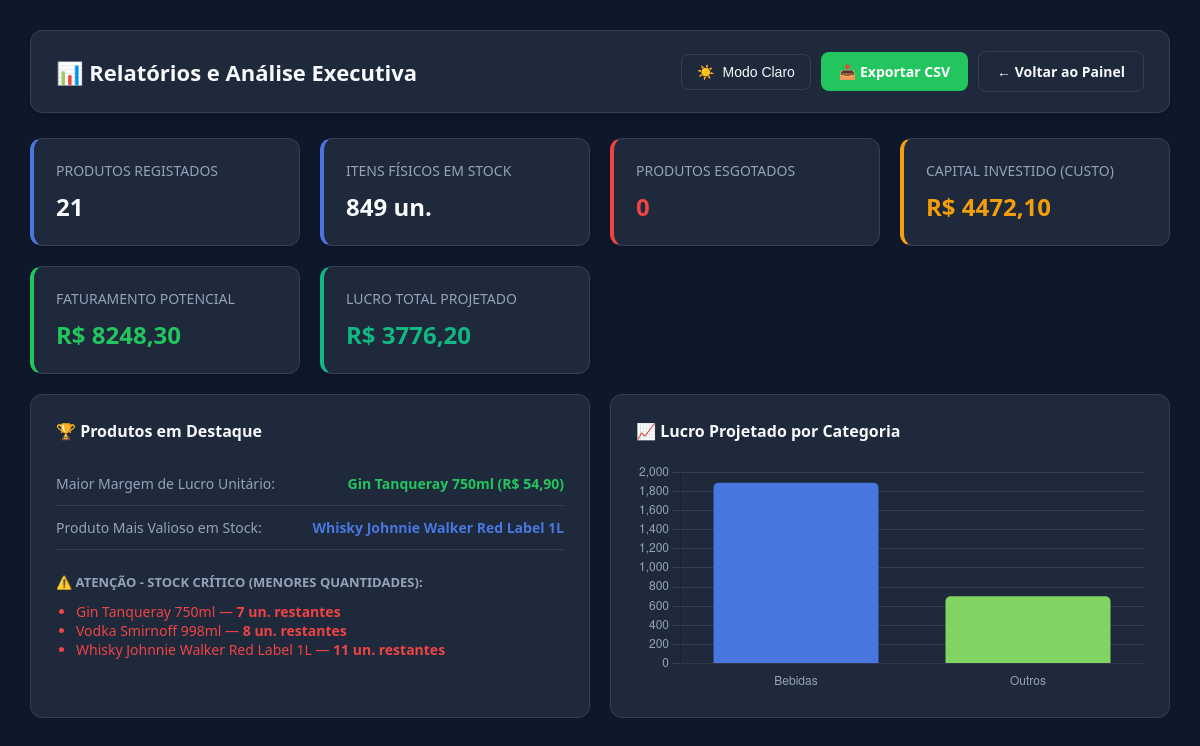
/relatorios/ (signed in), run on an earlier commit of the app's database.
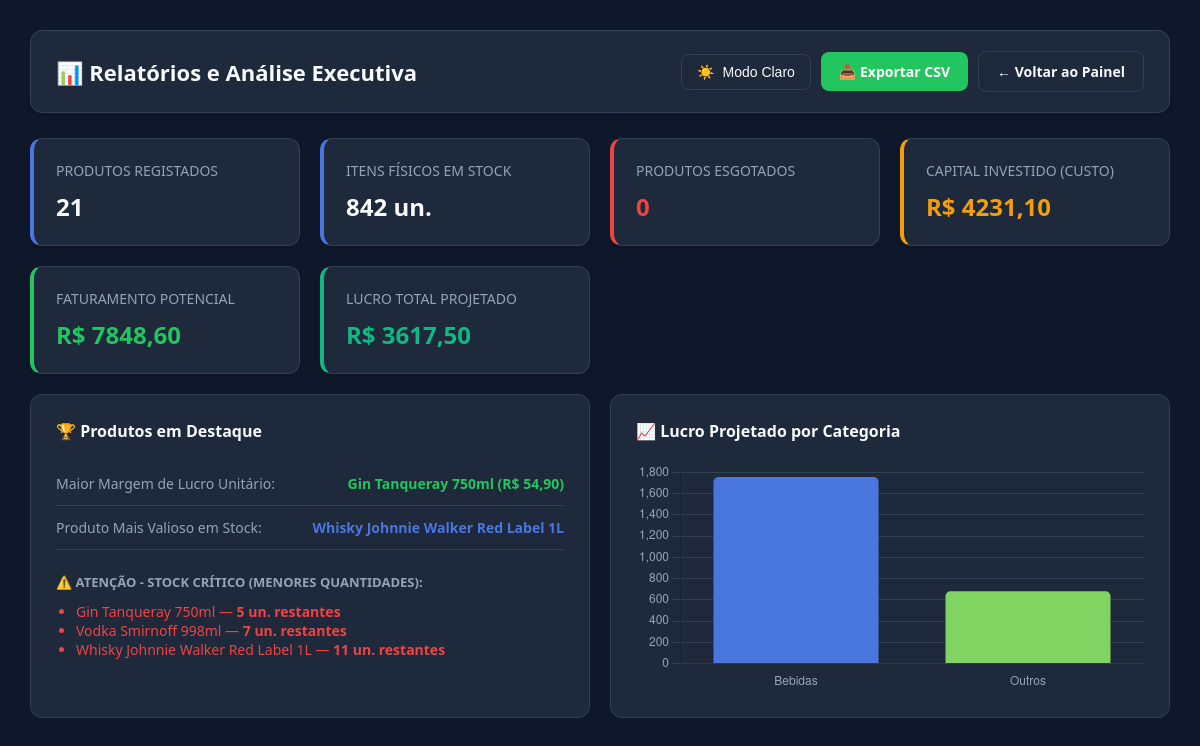
And on a later commit of the database.
### core/models.py (models this page shows, shortened)
class Produto(models.Model):
    CATEGORIAS_CHOICES = (
        ('Bebidas', 'Bebidas'),
        ('Alimentos', 'Alimentos'),
        ('Limpeza', 'Limpeza'),
        ('Eletrónicos', 'Eletrónicos'),
        ('Outros', 'Outros'),
    )
    name = models.CharField(max_length=100)
    preco_custo = models.DecimalField(max_digits=10, decimal_places=2)
    preco = models.DecimalField(max_digits=10, decimal_places=2)
    quantidade_estoque = models.IntegerField()
    categoria = models.CharField(
        max_length=50,
        choices=CATEGORIAS_CHOICES,
        default='Outros'
    )
    @property
    def lucro_unitario(self):
        return self.preco - self.preco_custo

### core/views.py (the view)
    def wrapper(request, *args, **kwargs):
        if not request.user.is_authenticated:
            return redirect('login')
        if not request.user.is_staff:
            messages.error(request, 'Você não tem permissão para acessar esta página.')
            return redirect('minha_home')
        return view_func(request, *args, **kwargs)

### core/views.py (called while the page is built)
def staff_required(view_func):
    def wrapper(request, *args, **kwargs):
        if not request.user.is_authenticated:
            return redirect('login')
        if not request.user.is_staff:
            messages.error(request, 'Você não tem permissão para acessar esta página.')
            return redirect('minha_home')
        return view_func(request, *args, **kwargs)
    return wrapper

### core/templates/core/relatorios.html (shortened to what this page needs)
<!DOCTYPE html>
<html lang="pt-br" data-theme="dark">
<head>
</head>
<body>
    <div class="header-nav">
        <h1>📊 Relatórios e Análise Executiva</h1>
        <div class="header-actions">
            <button id="btn-themeToggle" class="btn-theme">
                <span id="theme-icon">☀️</span> <span id="theme-text">Modo Claro</span>
            </button>
            <a href="{% url 'exportar_csv' %}" class="btn btn-success">📥 Exportar CSV</a>
            <a href="{% url 'minha_home' %}" class="btn btn-outline">← Voltar ao Painel</a>
        </div>
    </div>
    <div class="grid-reports">
        <div class="card">
            <h3>Produtos Registados</h3>
            <div class="value">{{ total_produtos_cadastrados }}</div>
        </div>
        <div class="card">
            <h3>Itens Físicos em Stock</h3>
            <div class="value">{{ total_itens_estoque }} un.</div>
        </div>
        <div class="card card-red">
            <h3>Produtos Esgotados</h3>
            <div class="value">{{ produtos_esgotados }}</div>
        </div>
        <div class="card card-orange">
            <h3>Capital Investido (Custo)</h3>
            <div class="value">R$ {{ valor_total_investido|floatformat:2 }}</div>
        </div>
        <div class="card card-green">
            <h3>Faturamento Potencial</h3>
            <div class="value">R$ {{ valor_total_venda|floatformat:2 }}</div>
        </div>
        <div class="card card-green" style="border-left-color: #10b981;">
            <h3>Lucro Total Projetado</h3>
            <div class="value" style="color: #10b981;">R$ {{ lucro_total_projetado|floatformat:2 }}</div>
        </div>
    </div>
    <div class="analytics-container">
        <div class="analytics-box">
            <h3 style="margin-top: 0; color: var(--text-main); font-size: 16px; margin-bottom: 20px;">🏆 Produtos em Destaque</h3>
            <div class="highlight-item">
                <span style="color: var(--text-muted);">Maior Margem de Lucro Unitário:</span>
                <strong style="color: var(--success);">
                    {% if produto_maior_margem %}{{ produto_maior_margem.name }} (R$ {{ produto_maior_margem.lucro_unitario|floatformat:2 }}){% else %}N/A{% endif %}
                </strong>
            </div>
            <div class="highlight-item">
                <span style="color: var(--text-muted);">Produto Mais Valioso em Stock:</span>
                <strong style="color: var(--primary);">
                    {% if produto_mais_valioso %}{{ produto_mais_valioso.name }}{% else %}N/A{% endif %}
                </strong>
            </div>
            <div style="margin-top: 20px;">
                <span style="color: var(--text-muted); font-size: 13px; text-transform: uppercase; font-weight: 600;">⚠️ Atenção - Stock Crítico (Menores quantidades):</span>
                <ul style="margin: 10px 0 0 0; padding-left: 20px; color: var(--danger); font-size: 14px;">
                    {% for p in produtos_baixo_estoque %}
                        <li>{{ p.name }} — <strong>{{ p.quantidade_estoque }} un. restantes</strong></li>
                    {% empty %}
                        <li style="color: var(--success); list-style: none;">Nenhum produto em nível crítico!</li>
                    {% endfor %}
                </ul>
            </div>
        </div>
        <div class="analytics-box">
            <h3 style="margin-top: 0; color: var(--text-main); font-size: 16px; margin-bottom: 20px;">📈 Lucro Projetado por Categoria</h3>
            <div style="position: relative; height: 230px; width: 100%;">
                <canvas id="lucroCategoriaChart"></canvas>
            </div>
        </div>
    </div>
</body>
</html>

What changed in the data, as far as the page shows it:
changed Produto "Gin Tanqueray 750ml": quantidade_estoque "7" → "5"
changed Produto "Vodka Smirnoff 998ml": quantidade_estoque "8" → "7"
Also different on the page:
{{ total_itens_estoque }}: "849" → "842"
{{ valor_total_investido|floatformat:2 }}: "4472,10" → "4231,10"
{{ valor_total_venda|floatformat:2 }}: "8248,30" → "7848,60"
{{ lucro_total_projetado|floatformat:2 }}: "3776,20" → "3617,50"
chart data {{ categorias_valores|safe }}: [1899.4, 713.4] → [1764.7, 689.4]
